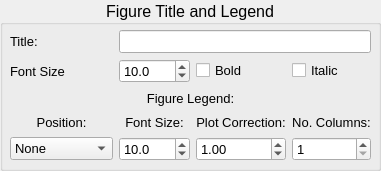
   <widget class="QGroupBox" name="groupBox_4">
    <property name="geometry">
     <rect>
      <x>770</x>
      <y>120</y>
      <width>381</width>
      <height>171</height>
     </rect>
    </property>
    <property name="font">
     <font>
      <family>Arial</family>
      <pointsize>12</pointsize>
     </font>
    </property>
    <property name="title">
     <string>Figure Title and Legend</string>
    </property>
    <property name="alignment">
     <set>Qt::AlignCenter</set>
    </property>
    <widget class="QWidget" name="gridLayoutWidget_2">
     <property name="geometry">
      <rect>
       <x>10</x>
       <y>30</y>
       <width>361</width>
       <height>131</height>
      </rect>
     </property>
     <layout class="QGridLayout" name="gridLayout_2" rowstretch="1,1,1,1,0">
      <item row="3" column="1">
       <widget class="QLabel" name="label_49">
        <property name="font">
         <font>
          <pointsize>10</pointsize>
         </font>
        </property>
        <property name="text">
         <string>Font Size:</string>
        </property>
        <property name="alignment">
         <set>Qt::AlignCenter</set>
        </property>
       </widget>
      </item>
      <item row="1" column="1">
       <widget class="QDoubleSpinBox" name="sbFigTitSz">
        <property name="font">
         <font>
          <pointsize>10</pointsize>
         </font>
        </property>
        <property name="locale">
         <locale language="English" country="UnitedStates"/>
        </property>
        <property name="decimals">
         <number>1</number>
        </property>
        <property name="singleStep">
         <double>0.100000000000000</double>
        </property>
        <property name="value">
         <double>10.000000000000000</double>
        </property>
       </widget>
      </item>
      <item row="4" column="1">
       <widget class="QDoubleSpinBox" name="sbFigLegFontSz">
        <property name="font">
         <font>
          <pointsize>10</pointsize>
         </font>
        </property>
        <property name="locale">
         <locale language="English" country="UnitedStates"/>
        </property>
        <property name="buttonSymbols">
         <enum>QAbstractSpinBox::UpDownArrows</enum>
        </property>
        <property name="decimals">
         <number>1</number>
        </property>
        <property name="singleStep">
         <double>0.100000000000000</double>
        </property>
        <property name="stepType">
         <enum>QAbstractSpinBox::DefaultStepType</enum>
        </property>
        <property name="value">
         <double>10.000000000000000</double>
        </property>
       </widget>
      </item>
      <item row="1" column="0">
       <widget class="QLabel" name="label_47">
        <property name="font">
         <font>
          <pointsize>10</pointsize>
         </font>
        </property>
        <property name="text">
         <string>Font Size</string>
        </property>
       </widget>
      </item>
      <item row="3" column="2">
       <widget class="QLabel" name="label_50">
        <property name="font">
         <font>
          <pointsize>10</pointsize>
         </font>
        </property>
        <property name="text">
         <string>Plot Correction:</string>
        </property>
        <property name="alignment">
         <set>Qt::AlignCenter</set>
        </property>
       </widget>
      </item>
      <item row="3" column="3">
       <widget class="QLabel" name="label_51">
        <property name="font">
         <font>
          <pointsize>10</pointsize>
         </font>
        </property>
        <property name="text">
         <string>No. Columns:</string>
        </property>
        <property name="alignment">
         <set>Qt::AlignCenter</set>
        </property>
       </widget>
      </item>
      <item row="4" column="0">
       <widget class="QComboBox" name="cbFigLegPos">
        <property name="font">
         <font>
          <pointsize>10</pointsize>
         </font>
        </property>
        <item>
         <property name="text">
          <string>None</string>
         </property>
        </item>
        <item>
         <property name="text">
          <string>upper center</string>
         </property>
        </item>
        <item>
         <property name="text">
          <string>center right</string>
         </property>
        </item>
        <item>
         <property name="text">
          <string>lower center</string>
         </property>
        </item>
       </widget>
      </item>
      <item row="3" column="0">
       <widget class="QLabel" name="label_48">
        <property name="font">
         <font>
          <pointsize>10</pointsize>
         </font>
        </property>
        <property name="text">
         <string>Position:</string>
        </property>
        <property name="alignment">
         <set>Qt::AlignCenter</set>
        </property>
       </widget>
      </item>
      <item row="4" column="2">
       <widget class="QDoubleSpinBox" name="sbFigPlotCor">
        <property name="font">
         <font>
          <pointsize>10</pointsize>
         </font>
        </property>
        <property name="locale">
         <locale language="English" country="UnitedStates"/>
        </property>
        <property name="singleStep">
         <double>0.010000000000000</double>
        </property>
        <property name="value">
         <double>1.000000000000000</double>
        </property>
       </widget>
      </item>
      <item row="1" column="2">
       <widget class="QCheckBox" name="chbFigTitBold">
        <property name="font">
         <font>
          <pointsize>10</pointsize>
         </font>
        </property>
        <property name="text">
         <string>Bold</string>
        </property>
       </widget>
      </item>
      <item row="4" column="3">
       <widget class="QSpinBox" name="sbFigLegNcol">
        <property name="font">
         <font>
          <pointsize>10</pointsize>
         </font>
        </property>
        <property name="minimum">
         <number>1</number>
        </property>
       </widget>
      </item>
      <item row="0" column="0">
       <widget class="QLabel" name="label_45">
        <property name="font">
         <font>
          <pointsize>10</pointsize>
         </font>
        </property>
        <property name="text">
         <string>Title:</string>
        </property>
       </widget>
      </item>
      <item row="0" column="1" colspan="3">
       <widget class="QLineEdit" name="eFigTitle">
        <property name="font">
         <font>
          <pointsize>10</pointsize>
         </font>
        </property>
       </widget>
      </item>
      <item row="1" column="3">
       <widget class="QCheckBox" name="chbFigTitIt">
        <property name="font">
         <font>
          <pointsize>10</pointsize>
         </font>
        </property>
        <property name="text">
         <string>Italic</string>
        </property>
       </widget>
      </item>
      <item row="2" column="0" colspan="4">
       <widget class="QLabel" name="label_55">
        <property name="font">
         <font>
          <pointsize>10</pointsize>
         </font>
        </property>
        <property name="text">
         <string>Figure Legend:</string>
        </property>
        <property name="alignment">
         <set>Qt::AlignCenter</set>
        </property>
       </widget>
      </item>
     </layout>
    </widget>
   </widget>
